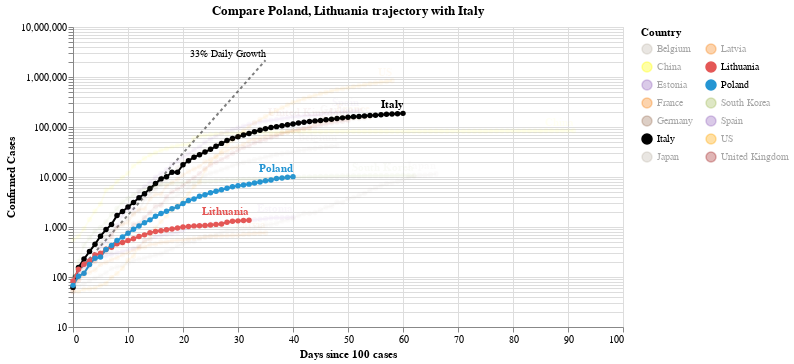

Notebook code cell kept with this figure:
### Code cell
#hide_input
chart2 = make_since_chart(['Poland', 'Lithuania'])
chart2

### Figure 1 — Vega-Lite specification as saved in the notebook (floating-point values rounded to 4 significant figures; data arrays with more than 128 entries replaced by an {"elided": "..."} marker saying what was removed)
{"config": {"view": {"continuousWidth": 400, "continuousHeight": 300}}, "layer": [{"mark": {"type": "line", "color": "black", "opacity": 0.5, "strokeDash": [3, 3]}, "encoding": {"x": {"type": "quantitative", "field": "Days since 100 cases"}, "y": {"type": "quantitative", "field": "Confirmed Cases"}}}, {"mark": {"type": "text", "align": "right", "dy": -6, "fontSize": 10, "text": "33% Daily Growth"}, "encoding": {"x": {"type": "quantitative", "field": "Days since 100 cases"}, "y": {"type": "quantitative", "field": "Confirmed Cases"}}, "transform": [{"filter": "(datum['Days since 100 cases'] >= 35)"}]}, {"data": {"name": "data-a935cc59f07bf05702d7ea7ddbe411b3"}, "mark": {"type": "line", "point": true}, "encoding": {"color": {"type": "nominal", "field": "Country", "legend": {"columns": 2}, "scale": {"domain": ["Belgium", "China", "Estonia", "France", "Germany", "Italy", "Japan", "Latvia", "Lithuania", "Poland", "South Korea", "Spain", "US", "United Kingdom"], "range": ["#C1B7AD", "yellow", "#9467bd", "#F58518", "#9D755D", "black", "#C1B7AD", "#F58518", "#E45756", "#2495D3", "#A1BA59", "#9467bd", "orange", "brown"]}}, "opacity": {"condition": {"value": 1, "selection": "selector004"}, "value": 0.05}, "tooltip": [{"type": "nominal", "field": "Country"}, {"type": "temporal", "field": "Date"}, {"type": "quantitative", "field": "Confirmed Cases"}, {"type": "quantitative", "field": "Days since 100 cases"}], "x": {"type": "quantitative", "field": "Days since 100 cases"}, "y": {"type": "quantitative", "field": "Confirmed Cases", "scale": {"type": "log"}}}, "selection": {"selector004": {"type": "multi", "fields": ["Country"], "bind": "legend", "init": [{"Country": "Poland"}, {"Country": "Lithuania"}, {"Country": "Italy"}]}}, "width": 550}, {"data": {"name": "data-a935cc59f07bf05702d7ea7ddbe411b3"}, "mark": {"type": "text", "align": "right", "dy": -8, "fontWeight": "bold"}, "encoding": {"color": {"type": "nominal", "field": "Country", "legend": {"columns": 2}, "scale": {"domain": ["Belgium", "China", "Estonia", "France", "Germany", "Italy", "Japan", "Latvia", "Lithuania", "Poland", "South Korea", "Spain", "US", "United Kingdom"], "range": ["#C1B7AD", "yellow", "#9467bd", "#F58518", "#9D755D", "black", "#C1B7AD", "#F58518", "#E45756", "#2495D3", "#A1BA59", "#9467bd", "orange", "brown"]}}, "opacity": {"condition": {"value": 1, "selection": "selector004"}, "value": 0.05}, "text": {"type": "nominal", "field": "Country"}, "tooltip": [{"type": "nominal", "field": "Country"}, {"type": "temporal", "field": "Date"}, {"type": "quantitative", "field": "Confirmed Cases"}, {"type": "quantitative", "field": "Days since 100 cases"}], "x": {"type": "quantitative", "field": "Days since 100 cases"}, "y": {"type": "quantitative", "field": "Confirmed Cases", "scale": {"type": "log"}}}, "transform": [{"filter": "(datum['Date'] >= 1587513600000)"}], "width": 550}], "data": {"name": "data-c1a3bbf4dd040f2e7e8e7a69520e3c2a"}, "title": "Compare Poland, Lithuania trajectory with Italy", "$schema": "https://vega.github.io/schema/vega-lite/v4.0.2.json", "datasets": {"data-c1a3bbf4dd040f2e7e8e7a69520e3c2a": [{"Days since 100 cases": 0, "Confirmed Cases": 100.0}, {"Days since 100 cases": 1, "Confirmed Cases": 133.0}, {"Days since 100 cases": 2, "Confirmed Cases": 176.9}, {"Days since 100 cases": 3, "Confirmed Cases": 235.3}, {"Days since 100 cases": 4, "Confirmed Cases": 312.9}, {"Days since 100 cases": 5, "Confirmed Cases": 416.2}, {"Days since 100 cases": 6, "Confirmed Cases": 553.5}, {"Days since 100 cases": 7, "Confirmed Cases": 736.1}, {"Days since 100 cases": 8, "Confirmed Cases": 979.1}, {"Days since 100 cases": 9, "Confirmed Cases": 1302.0}, {"Days since 100 cases": 10, "Confirmed Cases": 1732.0}, {"Days since 100 cases": 11, "Confirmed Cases": 2303.0}, {"Days since 100 cases": 12, "Confirmed Cases": 3064.0}, {"Days since 100 cases": 13, "Confirmed Cases": 4074.0}, {"Days since 100 cases": 14, "Confirmed Cases": 5419.0}, {"Days since 100 cases": 15, "Confirmed Cases": 7207.0}, {"Days since 100 cases": 16, "Confirmed Cases": 9586.0}, {"Days since 100 cases": 17, "Confirmed Cases": 12750.0}, {"Days since 100 cases": 18, "Confirmed Cases": 16960.0}, {"Days since 100 cases": 19, "Confirmed Cases": 22550.0}, {"Days since 100 cases": 20, "Confirmed Cases": 29990.0}, {"Days since 100 cases": 21, "Confirmed Cases": 39890.0}, {"Days since 100 cases": 22, "Confirmed Cases": 53060.0}, {"Days since 100 cases": 23, "Confirmed Cases": 70560.0}, {"Days since 100 cases": 24, "Confirmed Cases": 93850.0}, {"Days since 100 cases": 25, "Confirmed Cases": 124800.0}, {"Days since 100 cases": 26, "Confirmed Cases": 166000.0}, {"Days since 100 cases": 27, "Confirmed Cases": 220800.0}, {"Days since 100 cases": 28, "Confirmed Cases": 293700.0}, {"Days since 100 cases": 29, "Confirmed Cases": 390600.0}, {"Days since 100 cases": 30, "Confirmed Cases": 519500.0}, {"Days since 100 cases": 31, "Confirmed Cases": 690900.0}, {"Days since 100 cases": 32, "Confirmed Cases": 918900.0}, {"Days since 100 cases": 33, "Confirmed Cases": 1222000.0}, {"Days since 100 cases": 34, "Confirmed Cases": 1625000.0}, {"Days since 100 cases": 35, "Confirmed Cases": 2162000.0}], "data-a935cc59f07bf05702d7ea7ddbe411b3": {"elided": "755 records"}}}
